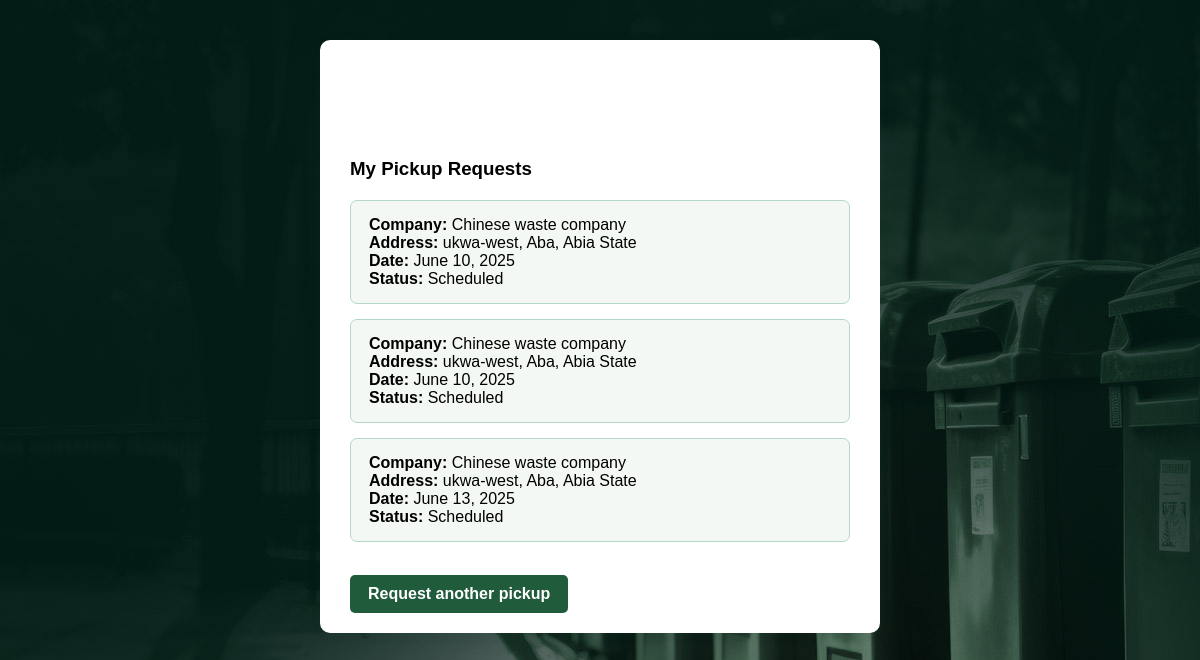
The app's page /my_activity/ (signed in) with its own data.
### WTM_app/models.py (models this page shows, shortened)
class WastePickupRequest(models.Model):
    STATUS_CHOICES = (
        ('scheduled', 'Scheduled'),
        ('completed', 'Completed'),
        ('cancelled', 'Cancelled'),
    )
    user = models.ForeignKey(CustomUser, on_delete=models.CASCADE, related_name='pickup_requests')
    company = models.ForeignKey(Company, on_delete=models.CASCADE, related_name='pickup_requests')
    address = models.CharField(max_length=255)
    scheduled_date = models.DateField()
    status = models.CharField(max_length=20, choices=STATUS_CHOICES, default='scheduled')
    created_at = models.DateTimeField(auto_now_add=True)

class Company(models.Model):
    STATUS_CHOICES = (
        ('upgrade', 'Upgrade'),
        ('pending', 'Pending'),
        ('approved', 'Approved'),
    )
    name = models.CharField(max_length=100)
    description = models.TextField(blank=True)
    contact_email = models.EmailField()
    address = models.CharField(max_length=255)
    phone_number = models.CharField(max_length=15, blank=True)
    website = models.URLField(blank=True)
    logo = models.ImageField(upload_to='company_logos/', blank=True, null=True)

### WTM_app/views.py (the view)
# urls.py: path('my_activity/', views.my_activity_view, name='my_activity'),
@login_required
def my_activity_view(request):
    pickup_requests = WastePickupRequest.objects.filter(user=request.user)
    return render(request, 'my_activity.html', {'pickup_requests': pickup_requests})

### WTM_app/templates/my_activity.html (shortened to what this page needs)
{% load static %}
<!DOCTYPE html>
<html lang="en">
<head>
    <link rel="stylesheet" href="{% static 'style.css' %}">
</head>
<body>
    <div class="container">
        <div class="WRL">
            <h2>My Activity</h2>
            <h3>My Pickup Requests</h3>
        </div>
        <div class="activity-list">
            {% for pickup in pickup_requests %}
                <div class="activity-card">
                    <strong>Company:</strong> {{ pickup.company.name }}<br>
                    <strong>Address:</strong> {{ pickup.address }}<br>
                    <strong>Date:</strong> {{ pickup.scheduled_date }}<br>
                    <strong>Status:</strong> {{ pickup.status|title }}
                </div>
            {% empty %}
                <div class="activity-card empty">No pickup requests yet.</div>
            {% endfor %}
        </div>
        <a class="pickup-link" href="{% url 'request_pickup' %}">Request another pickup</a>
    </div>
</body>
</html>

### WTM_app/static/style.css (style rules this page uses)
body { font-family: 'Montserrat', Arial, sans-serif; background-image: url(static_images/page-title-img2.jpg); margin: 0; padding: 0; min-height: 100vh; }
h1, h2, h3, h4, h5, h6 { font-family: 'Montserrat', Arial, sans-serif; font-weight: 700; }
.WRL h2 { color: white; margin-top: 40px; text-align: center; }
.container { max-width: 500px; margin: 40px auto; background: #fff; border-radius: 10px; box-shadow: 0 2px 10px rgba(32, 92, 59, 0.08); padding: 30px 30px 20px 30px; }
.activity-list { margin-top: 20px; }
.activity-card { background: #f4f8f4; border: 1px solid #b2d8c5; border-radius: 7px; padding: 15px 18px; margin-bottom: 15px; font-size: 1em; }
.pickup-link { display: inline-block; margin-top: 18px; color: #fff; background: #205c3b; padding: 10px 18px; border-radius: 5px; text-decoration: none; font-weight: bold; transition: background 0.4s; }
a { color: #205c3b; text-decoration: none; }

### records on screen
WastePickupRequest: company.name "Chinese waste company", address "ukwa-west, Aba, Abia State", scheduled_date "June 10, 2025", status "Scheduled"
WastePickupRequest: company.name "Chinese waste company", address "ukwa-west, Aba, Abia State", scheduled_date "June 10, 2025", status "Scheduled"
WastePickupRequest: company.name "Chinese waste company", address "ukwa-west, Aba, Abia State", scheduled_date "June 13, 2025", status "Scheduled"
